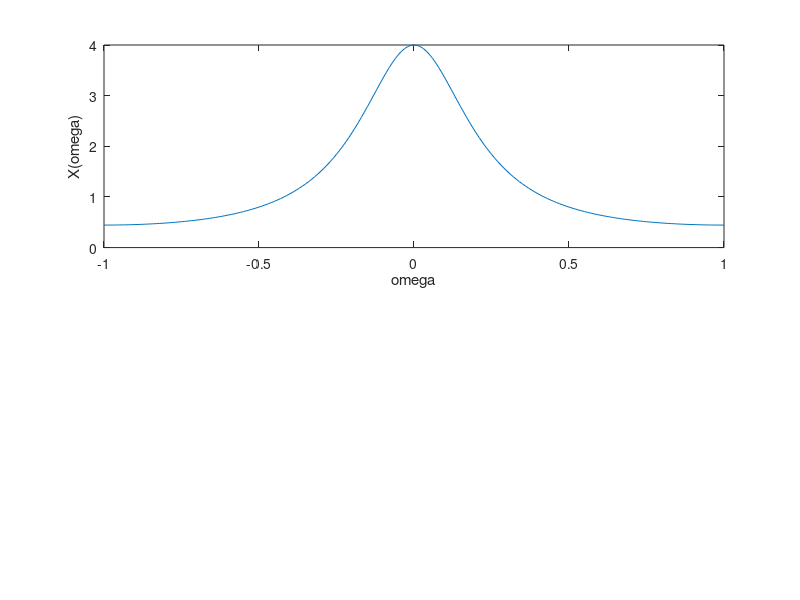

Reproduce this figure in MATLAB. (Note: this script raises an error after producing the figure.)
clc
clear all
close all

n=-50:1:50;

omega_ss=0.01*pi;
w=-1*pi:omega_ss:1*pi;
for ii=1:length(w)
    Xw(ii)=1/(1 - (0.5*exp(-1j*w(ii)))).^2;
end

subplot(2,1,1), plot(w/pi, abs(Xw));
ylabel("X(\omega)");
xlabel("\omega");
[xn] = IDTFT_x(Xw, w, n);
subplot(2,1,2), stem(n, (xn));
ylabel("x[n]_rec");
xlabel("n");